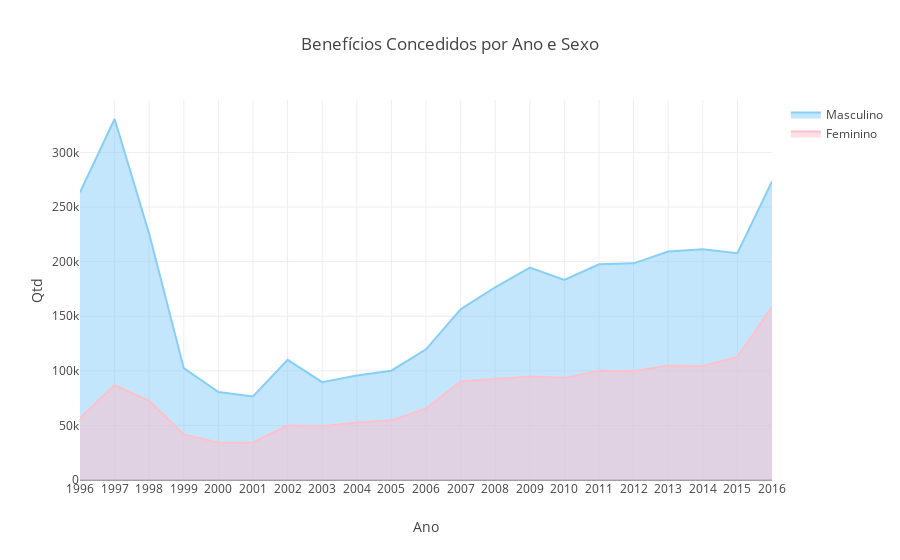

Notebook code for this chart:
### Code cell
# Benefícios Concedidos por Ano e Sexo
label1 = df_masculino.groupby(['Ano']).sum()['Qte Benefícios Concedidos'].index.values
label2 = df_feminino.groupby(['Ano']).sum()['Qte Benefícios Concedidos'].index.values
dados1 = df_masculino.groupby(['Ano']).sum()['Qte Benefícios Concedidos'].values
dados2 = df_feminino.groupby(['Ano']).sum()['Qte Benefícios Concedidos'].values

trace1 = go.Scatter(
            x =label1,
            y = dados1,
            name='Masculino',
            marker=dict(color='lightskyblue'),  
            fill='tozeroy',
            )


trace2 = go.Scatter(
            x =label2, 
            y =dados2,
            name='Feminino',
            marker=dict(color='pink'),
            fill='tozeroy',
            )


data = [trace1, trace2]
layout = go.Layout( yaxis=dict(title='Qtd'),xaxis=dict(title='Ano', tickmode='linear'),title='Benefícios Concedidos por Ano e Sexo')
fig = go.Figure(data=data, layout=layout, )
py.iplot(fig, filename='grouped-bar' )

### Figure 1 — Plotly figure (JSON) as saved in the notebook; plotly's stock layout.template omitted (floating-point values rounded to 4 significant figures)
{"data": [{"fill": "tozeroy", "marker": {"color": "lightskyblue"}, "name": "Masculino", "type": "scatter", "uid": "7ff25f90-a044-4017-8f69-c4ee1b5fa142", "x": [1996, 1997, 1998, 1999, 2000, 2001, 2002, 2003, 2004, 2005, 2006, 2007, 2008, 2009, 2010, 2011, 2012, 2013, 2014, 2015, 2016], "y": [263522, 330644, 225462, 102418, 80551, 76492, 110088, 89660, 95688, 100105, 119677, 156306, 176510, 194462, 183303, 197611, 198447, 209354, 211249, 207779, 273522]}, {"fill": "tozeroy", "marker": {"color": "pink"}, "name": "Feminino", "type": "scatter", "uid": "4280ccc6-b976-4d2d-b6f7-591323df7e6b", "x": [1996, 1997, 1998, 1999, 2000, 2001, 2002, 2003, 2004, 2005, 2006, 2007, 2008, 2009, 2010, 2011, 2012, 2013, 2014, 2015, 2016], "y": [56720, 86770, 72395, 41731, 34135, 34394, 49873, 49307, 52608, 54644, 65416, 90244, 92411, 94837, 93538, 100096, 99644, 104906, 104293, 112681, 158511]}], "layout": {"autosize": true, "title": {"text": "Benefícios Concedidos por Ano e Sexo"}, "xaxis": {"autorange": true, "range": [1996, 2016], "tickmode": "linear", "title": {"text": "Ano"}, "type": "linear"}, "yaxis": {"autorange": true, "range": [0, 348000.0], "title": {"text": "Qtd"}, "type": "linear"}}}
